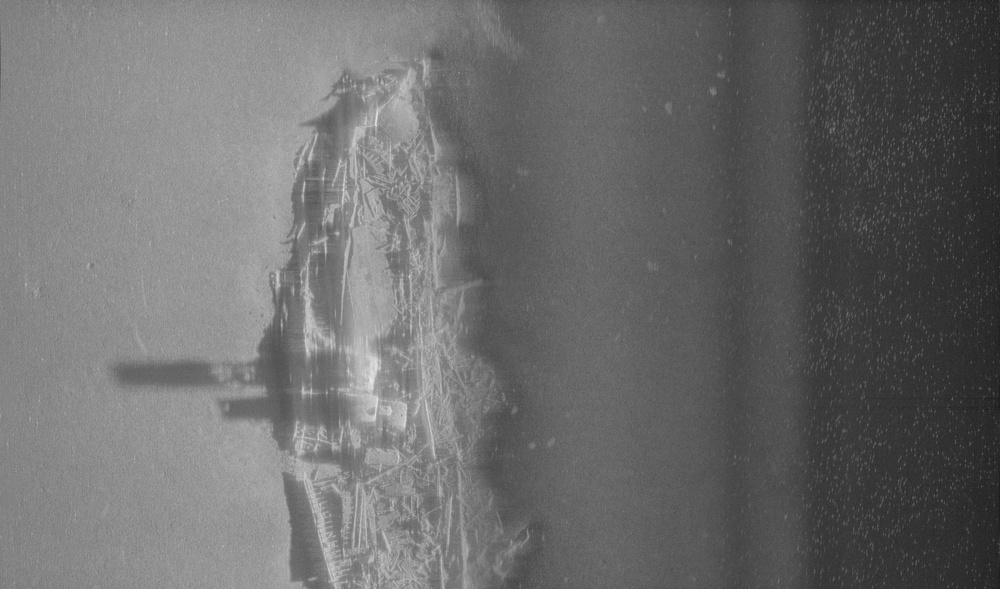
#> input picture media/sample.jpg, 1000 x 589 px, shrunk from 6079 x 3578 before the run
$ python -i process_egn.py   (imports and definitions only)
#> lines starting #> are read from the running program, lines starting #| are printed output that depends on the picture
import os
import numpy as np
import tifffile as tiff
import cv2  # OpenCV for histogram equalization
from pathlib import Path
import matplotlib.pyplot as plt

# Based on response from ChatGPT
# Define input and output directories
input_folder = Path(f"output")
output_folder = Path(f"output")

# Set to None in order to use folder (use comments)
#image_path = Path("output\\sasi-P-upper-20240314-110520-wrk_l1_geotiff.tif")
image_path = None

# Create output directory if it doesn't exist
# [1 line not run here, left out]

# [52 lines left out: functions compute_global_mean_intensity, empirical_gain_normalization, not called in this run]

def apply_histogram_equalization(image):
    """
    Apply histogram equalization to enhance contrast.
    Works for both grayscale and multi-channel images.
    """
    if len(image.shape) == 2:  # Grayscale image
        return cv2.equalizeHist(image)

    elif len(image.shape) == 3:  # Multi-channel image (e.g., RGB)
        channels = cv2.split(image)
        eq_channels = [cv2.equalizeHist(ch) for ch in channels]
        return cv2.merge(eq_channels)

    return image  # Return unchanged if format is unknown

# [19 lines left out: function compare_plot_images, not called in this run]

# List all TIFF files in the input directory
# [4 lines that did not run here, left out]

# Ask user whether to use global mean intensity or per-image normalization
# [7 lines not run here, left out]

# Compute global mean intensity if needed
# [1 line that did not run here, left out]

# Process each TIFF file
# [30 lines not run here, left out]

>>> import cv2
>>> picture = cv2.imread('media/sample.jpg')
#> picture is the input picture: shape (589, 1000, 3); min 25, max 230, mean 107.9
>>> result = apply_histogram_equalization(picture)
#> in apply_histogram_equalization, `eq_channels = [cv2.equalizeHist(ch) for ch in channels]`: eq_channels = 3 items
#> in apply_histogram_equalization, `return cv2.merge(eq_channels)`:
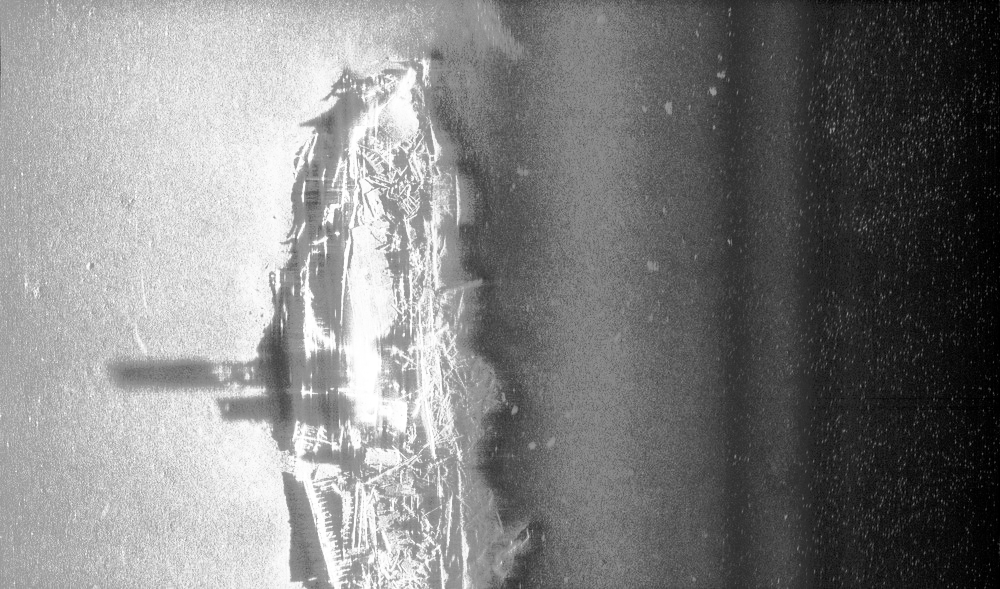
#> returned value: shape (589, 1000, 3); min 0, max 255, mean 128.7
